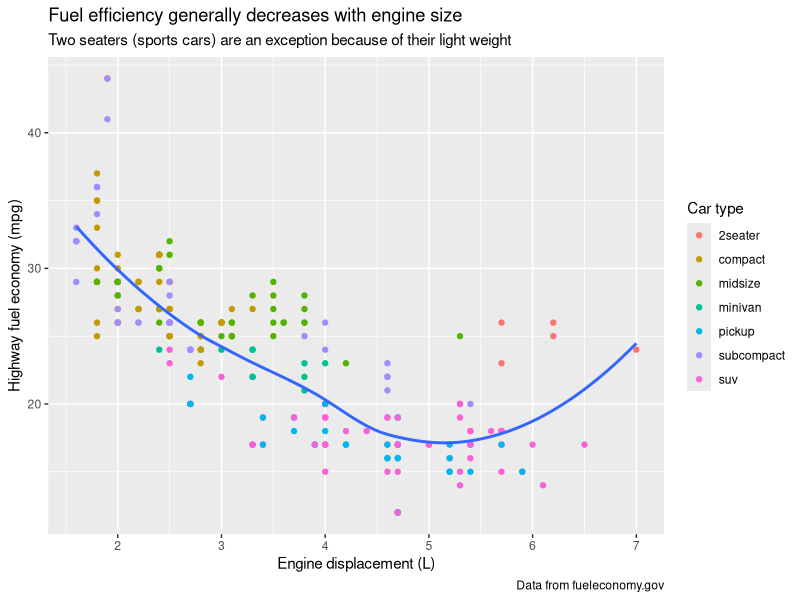
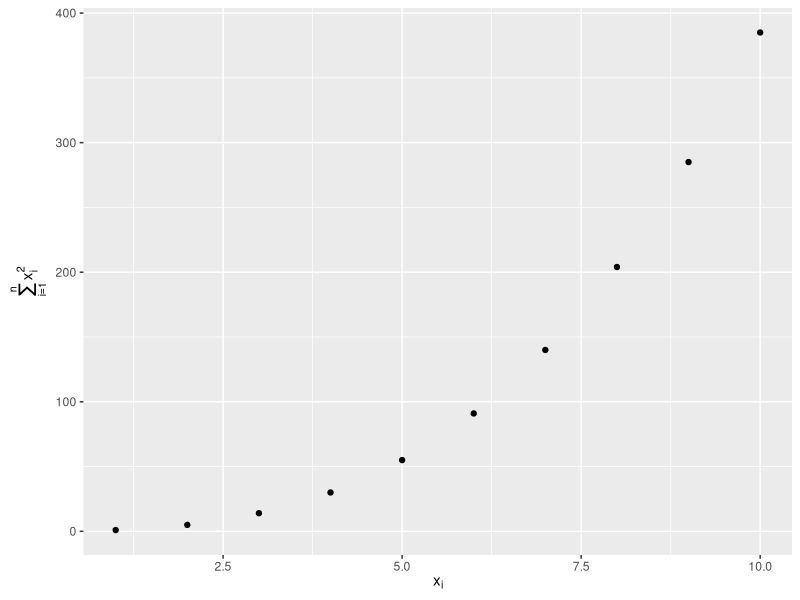
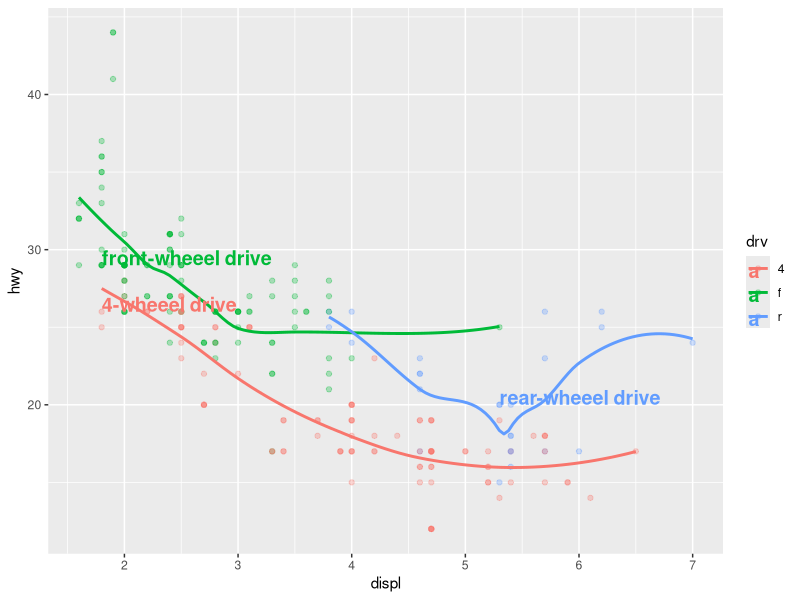
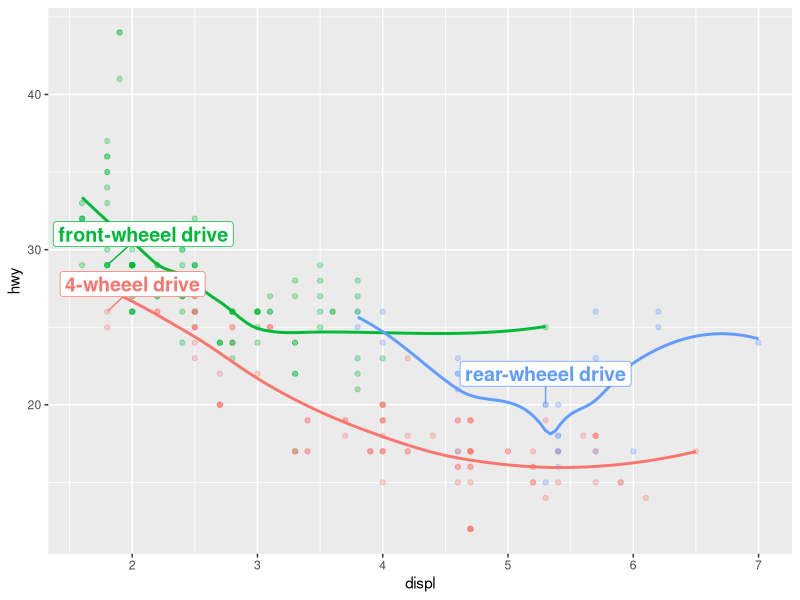
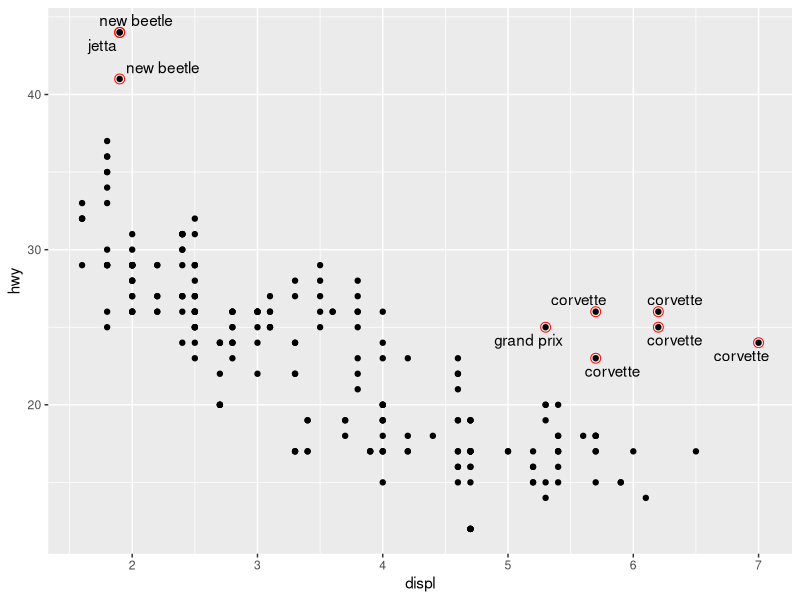
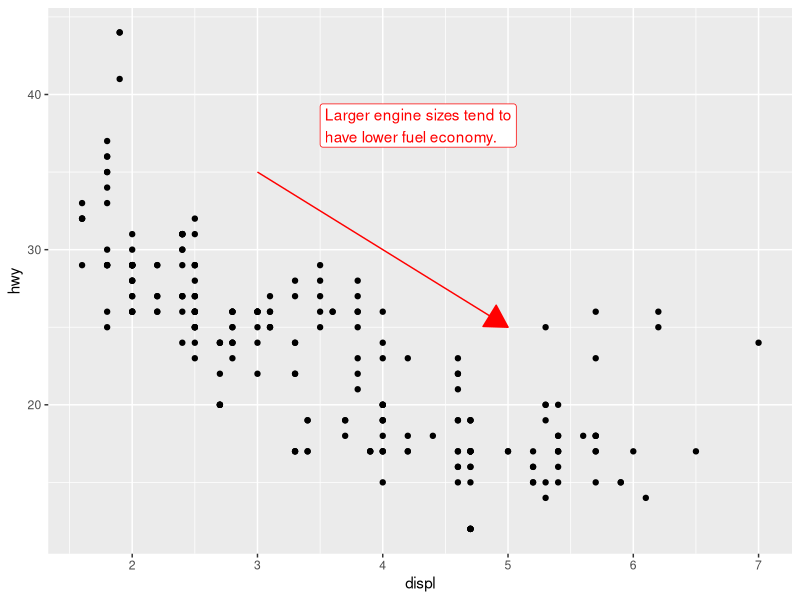
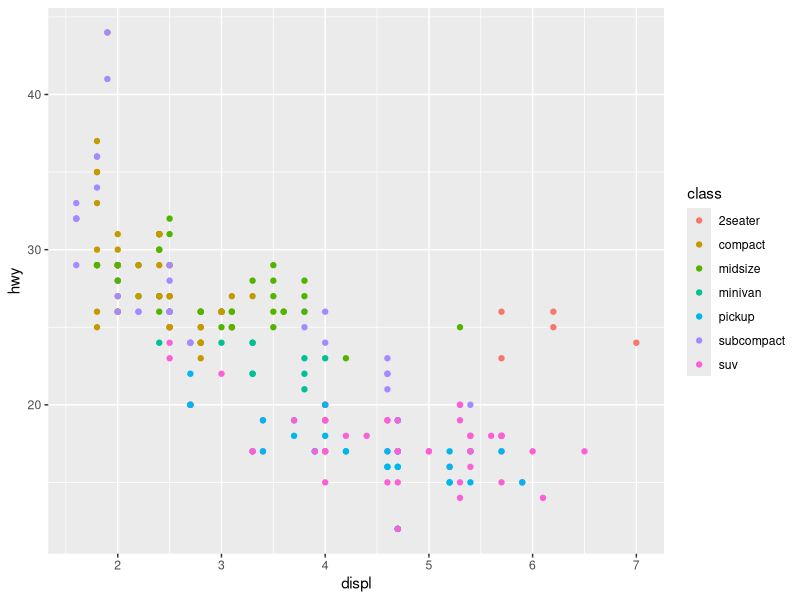
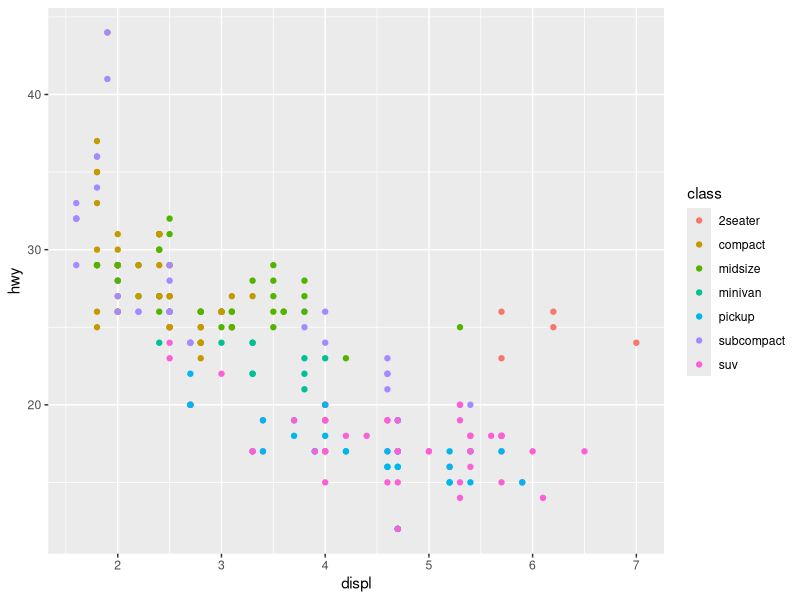

Generate these figures, in order, with R:
## ---- chunk 1
library(tidyverse)
library(scales)
library(ggrepel)
library(patchwork)
## ---- chunk 2
ggplot(mpg, aes(x = displ, y = hwy)) +
  geom_point(aes(color = class)) +
  geom_smooth(se = FALSE) +
  labs(
    x = "Engine displacement (L)",
    y = "Highway fuel economy (mpg)",
    color = "Car type",
    title = "Fuel efficiency generally decreases with engine size",
    subtitle = "Two seaters (sports cars) are an exception because of their light weight",
    caption = "Data from fueleconomy.gov"
  )
## ---- chunk 3
df <- tibble(
  x = 1:10,
  y = cumsum(x^2)
)

ggplot(df, aes(x, y)) +
  geom_point() +
  labs(
    x = quote(x[i]),
    y = quote(sum(x[i] ^ 2, i == 1, n))
  )
## ---- chunk 4
label_info <- mpg |> 
  group_by(drv) |> 
  slice_head(n = 1) |> 
  mutate(
    drive_type = case_when(
      drv == "f" ~ "front-wheeel drive",
      drv == "r" ~ "rear-wheeel drive",
      drv == "4" ~ "4-wheeel drive",
    )
  ) |> 
  select(displ, hwy, drv, drive_type)
label_info
## ---- chunk 5
ggplot(mpg, aes(x = displ, y = hwy, color = drv)) +
  geom_point(alpha = 0.3) +
  geom_smooth(se = FALSE) +
  geom_text(
    data = label_info,
    aes(x = displ, y = hwy, label = drive_type),
    fontface = "bold", size = 5, hjust = "left", vjust = "bottom"
  )
  theme(legend.position = "none")
## ---- chunk 6
ggplot(mpg, aes(x = displ, y = hwy, color = drv)) +
  geom_point(alpha = 0.3) +
  geom_smooth(se = FALSE) +
  geom_label_repel(
    data = label_info, 
    aes(x = displ, y = hwy, label = drive_type),
    fontface = "bold", size = 5, nudge_y = 2
  ) +
  theme(legend.position = "none")
## ---- chunk 7
potential_outliers <- mpg |>
  filter(hwy > 40 | (hwy > 20 & displ > 5))
  
ggplot(mpg, aes(x = displ, y = hwy)) +
  geom_point() +
  geom_text_repel(data = potential_outliers, aes(label = model)) +
  #geom_point(data = potential_outliers, color = "red") +
  geom_point(data = potential_outliers, color = "red", size = 3, shape = "circle open")
## ---- chunk 8
trend_text <- "Larger engine sizes tend to have lower fuel economy." |>
  str_wrap(width = 30)
trend_text
## ---- chunk 9
ggplot(mpg, aes(x = displ, y = hwy)) +
  geom_point() +
  annotate(
    geom = "label", x = 3.5, y = 38,
    label = trend_text,
    hjust = "left", color = "red"
  ) +
  annotate(
    geom = "segment",
    x = 3, y = 35, xend = 5, yend = 25, color = "red",
    arrow = arrow(type = "closed")
  )
## ---- chunk 10
ggplot(mpg, aes(x = displ, y = hwy)) +
  geom_point(aes(color = class))
## ---- chunk 11
ggplot(mpg, aes(x = displ, y = hwy)) +
  geom_point(aes(color = class)) +
  scale_x_continuous() +
  scale_y_continuous() +
  scale_color_discrete()
## ---- chunk 12
ggplot(mpg, aes(x = displ, y = hwy, color = drv)) +
  geom_point() +
  scale_y_continuous(breaks = seq(15, 40, by = 5)) 
## ---- chunk 13
ggplot(mpg, aes(x = displ, y = hwy, color = drv)) +
  geom_point() +
  scale_x_continuous(labels = NULL) +
  scale_y_continuous(labels = NULL) +
  scale_color_discrete(labels = c("4" = "4-wheel", "f" = "front", "r" = "rear"))
## ---- chunk 14
# Left
ggplot(diamonds, aes(x = price, y = cut)) +
  geom_boxplot(alpha = 0.05) +
  scale_x_continuous(labels = label_dollar())

# Right
ggplot(diamonds, aes(x = price, y = cut)) +
  geom_boxplot(alpha = 0.05) +
  scale_x_continuous(
    labels = label_dollar(scale = 1/1000, suffix = "K"), 
    breaks = seq(1000, 19000, by = 6000)
  )
## ---- chunk 15
ggplot(diamonds, aes(x = cut, fill = clarity)) +
  geom_bar(position = "fill") +
  scale_y_continuous(name = "Percentage", labels = label_percent())
## ---- chunk 16
presidential |>
  mutate(id = 33 + row_number()) |>
  ggplot(aes(x = start, y = id)) +
  geom_point() +
  geom_segment(aes(xend = end, yend = id)) +
  scale_x_date(name = NULL, breaks = presidential$start, date_labels = "'%y")
## ---- chunk 17
base <- ggplot(mpg, aes(x = displ, y = hwy)) +
  geom_point(aes(color = class))

base + theme(legend.position = "right") # the default
base + theme(legend.position = "left")
base + 
  theme(legend.position = "top") +
  guides(color = guide_legend(nrow = 3))
base + 
  theme(legend.position = "bottom") +
  guides(color = guide_legend(nrow = 3))
## ---- chunk 18
ggplot(mpg, aes(x = displ, y = hwy)) +
  geom_point(aes(color = class)) +
  geom_smooth(se = FALSE) +
  theme(legend.position = "bottom") +
  guides(color = guide_legend(nrow = 2, override.aes = list(size = 1.5)))
## ---- chunk 19
# Left
ggplot(diamonds, aes(x = carat, y = price)) +
  geom_bin2d()

# Right
ggplot(diamonds, aes(x = log10(carat), y = log10(price))) +
  geom_bin2d()

ggplot(diamonds, aes(x = carat, y = price)) +
  geom_bin2d() + 
  scale_x_log10() + 
  scale_y_log10()
## ---- chunk 20
ggplot(mpg, aes(x = displ, y = hwy)) +
  geom_point(aes(color = drv))

ggplot(mpg, aes(x = displ, y = hwy)) +
  geom_point(aes(color = drv)) +
  scale_color_brewer(palette = "Set1")
## ---- chunk 21
ggplot(mpg, aes(x = displ, y = hwy)) +
  geom_point(aes(color = drv, shape = drv)) +
  scale_color_brewer(palette = "Set1")
## ---- chunk 22
presidential |>
  mutate(id = 33 + row_number()) |>
  ggplot(aes(x = start, y = id, color = party)) +
  geom_point() +
  geom_segment(aes(xend = end, yend = id)) +
  scale_color_manual(values = c(Republican = "#E81B23", Democratic = "#00AEF3"))
## ---- chunk 23
df <- tibble(
  x = rnorm(10000),
  y = rnorm(10000)
)

ggplot(df, aes(x, y)) +
  geom_hex() +
  coord_fixed() +
  labs(title = "Default, continuous", x = NULL, y = NULL)

ggplot(df, aes(x, y)) +
  geom_hex() +
  coord_fixed() +
  scale_fill_viridis_c() +
  labs(title = "Viridis, continuous", x = NULL, y = NULL)

ggplot(df, aes(x, y)) +
  geom_hex() +
  coord_fixed() +
  scale_fill_viridis_b() +
  labs(title = "Viridis, binned", x = NULL, y = NULL)
## ---- chunk 24
# Left
ggplot(mpg, aes(x = displ, y = hwy)) +
  geom_point(aes(color = drv)) +
  geom_smooth()

# Right
mpg |>
  filter(displ >= 5 & displ <= 6 & hwy >= 10 & hwy <= 25) |>
  ggplot(aes(x = displ, y = hwy)) +
  geom_point(aes(color = drv)) +
  geom_smooth()
## ---- chunk 25
# Left
ggplot(mpg, aes(x = displ, y = hwy)) +
  geom_point(aes(color = drv)) +
  geom_smooth() +
  scale_x_continuous(limits = c(5, 6)) +   # 데이터를 제어
  scale_y_continuous(limits = c(10, 25))   # 데이터를 제어
## ---- chunk 26
# Right
ggplot(mpg, aes(x = displ, y = hwy)) +
  geom_point(aes(color = drv)) +
  geom_smooth() +
  coord_cartesian(xlim = c(5, 6), ylim = c(10, 25))   # 출력만 제어
## ---- chunk 27
suv <- mpg |> filter(class == "suv")
compact <- mpg |> filter(class == "compact")

# Left
ggplot(suv, aes(x = displ, y = hwy, color = drv)) +
  geom_point()

# Right
ggplot(compact, aes(x = displ, y = hwy, color = drv)) +
  geom_point()
## ---- chunk 28
x_scale <- scale_x_continuous(limits = range(mpg$displ))
y_scale <- scale_y_continuous(limits = range(mpg$hwy))
col_scale <- scale_color_discrete(limits = unique(mpg$drv))

# Left
ggplot(suv, aes(x = displ, y = hwy, color = drv)) +
  geom_point() +
  x_scale +
  y_scale +
  col_scale

# Right
ggplot(compact, aes(x = displ, y = hwy, color = drv)) +
  geom_point() +
  x_scale +
  y_scale +
  col_scale
## ---- chunk 29
ggplot(mpg, aes(x = displ, y = hwy)) +
  geom_point(aes(color = class)) +
  geom_smooth(se = FALSE) +
  theme_bw()
## ---- chunk 30
ggplot(mpg, aes(x = displ, y = hwy, color = drv)) +
  geom_point() +
  labs(
    title = "Larger engine sizes tend to have lower fuel economy",
    caption = "Source: https://fueleconomy.gov."
  ) +
  theme(
    legend.position = c(0.6, 0.7),
    legend.direction = "horizontal",
    legend.box.background = element_rect(color = "black"),
    plot.title = element_text(face = "bold"),
    plot.title.position = "plot",
    plot.caption.position = "plot",
    plot.caption = element_text(hjust = 0)
  )
## ---- chunk 31
p1 <- ggplot(mpg, aes(x = displ, y = hwy)) + 
  geom_point() + 
  labs(title = "Plot 1")
p2 <- ggplot(mpg, aes(x = drv, y = hwy)) + 
  geom_boxplot() + 
  labs(title = "Plot 2")
p1 + p2
## ---- chunk 32
p3 <- ggplot(mpg, aes(x = cty, y = hwy)) + 
  geom_point() + 
  labs(title = "Plot 3")
(p1 | p3) / p2
## ---- chunk 33
p1 <- ggplot(mpg, aes(x = drv, y = cty, color = drv)) + 
  geom_boxplot(show.legend = FALSE) + 
  labs(title = "Plot 1")

p2 <- ggplot(mpg, aes(x = drv, y = hwy, color = drv)) + 
  geom_boxplot(show.legend = FALSE) + 
  labs(title = "Plot 2")

p3 <- ggplot(mpg, aes(x = cty, color = drv, fill = drv)) + 
  geom_density(alpha = 0.5) + 
  labs(title = "Plot 3")

p4 <- ggplot(mpg, aes(x = hwy, color = drv, fill = drv)) + 
  geom_density(alpha = 0.5) + 
  labs(title = "Plot 4")

p5 <- ggplot(mpg, aes(x = cty, y = hwy, color = drv)) + 
  geom_point(show.legend = FALSE) + 
  facet_wrap(~drv) +
  labs(title = "Plot 5")

(guide_area() / (p1 + p2) / (p3 + p4) / p5) +
  plot_annotation(
    title = "City and highway mileage for cars with different drive trains",
    caption = "Source: https://fueleconomy.gov."
  ) +
  plot_layout(
    guides = "collect",
    heights = c(1, 3, 2, 4)
    ) &
  theme(legend.position = "top")
